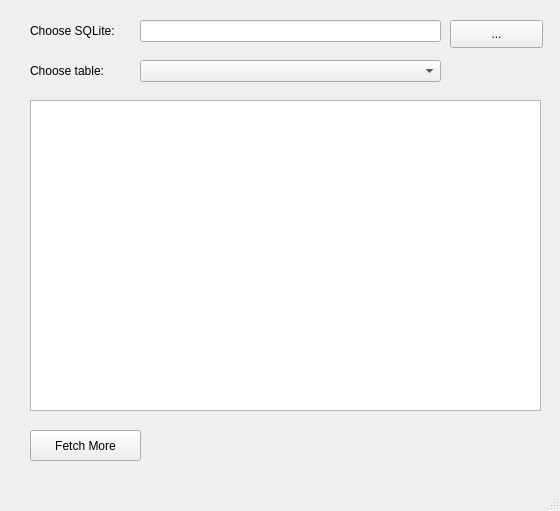
<?xml version="1.0" encoding="UTF-8"?>
<ui version="4.0">
 <class>MainWindow</class>
 <widget class="QMainWindow" name="MainWindow">
  <property name="geometry">
   <rect>
    <x>0</x>
    <y>0</y>
    <width>560</width>
    <height>511</height>
   </rect>
  </property>
  <property name="windowTitle">
   <string>Trần Duy Thanh - QTableWidget - SQLite</string>
  </property>
  <property name="windowIcon">
   <iconset>
    <normaloff>images/ic_logo.jpg</normaloff>images/ic_logo.jpg</iconset>
  </property>
  <widget class="QWidget" name="centralwidget">
   <widget class="QLabel" name="label">
    <property name="geometry">
     <rect>
      <x>30</x>
      <y>20</y>
      <width>101</width>
      <height>21</height>
     </rect>
    </property>
    <property name="text">
     <string>Choose SQLite:</string>
    </property>
   </widget>
   <widget class="QLineEdit" name="lineEditSQLite">
    <property name="geometry">
     <rect>
      <x>140</x>
      <y>20</y>
      <width>301</width>
      <height>22</height>
     </rect>
    </property>
   </widget>
   <widget class="QPushButton" name="pushButtonPickSQLite">
    <property name="geometry">
     <rect>
      <x>450</x>
      <y>20</y>
      <width>93</width>
      <height>28</height>
     </rect>
    </property>
    <property name="text">
     <string>...</string>
    </property>
    <property name="icon">
     <iconset>
      <normaloff>images/ic_pickdatabase.png</normaloff>images/ic_pickdatabase.png</iconset>
    </property>
   </widget>
   <widget class="QLabel" name="label_2">
    <property name="geometry">
     <rect>
      <x>30</x>
      <y>60</y>
      <width>101</width>
      <height>21</height>
     </rect>
    </property>
    <property name="text">
     <string>Choose table:</string>
    </property>
   </widget>
   <widget class="QComboBox" name="cboTable">
    <property name="geometry">
     <rect>
      <x>140</x>
      <y>60</y>
      <width>301</width>
      <height>22</height>
     </rect>
    </property>
   </widget>
   <widget class="QPushButton" name="pushButtonFetchMore">
    <property name="geometry">
     <rect>
      <x>30</x>
      <y>430</y>
      <width>111</width>
      <height>31</height>
     </rect>
    </property>
    <property name="text">
     <string>Fetch More</string>
    </property>
    <property name="icon">
     <iconset>
      <normaloff>images/ic_fetchmore.png</normaloff>images/ic_fetchmore.png</iconset>
    </property>
   </widget>
   <widget class="QTableWidget" name="tableWidget">
    <property name="geometry">
     <rect>
      <x>30</x>
      <y>100</y>
      <width>511</width>
      <height>311</height>
     </rect>
    </property>
   </widget>
  </widget>
  <widget class="QMenuBar" name="menubar">
   <property name="geometry">
    <rect>
     <x>0</x>
     <y>0</y>
     <width>560</width>
     <height>26</height>
    </rect>
   </property>
  </widget>
  <widget class="QStatusBar" name="statusbar"/>
 </widget>
 <resources/>
 <connections/>
</ui>
